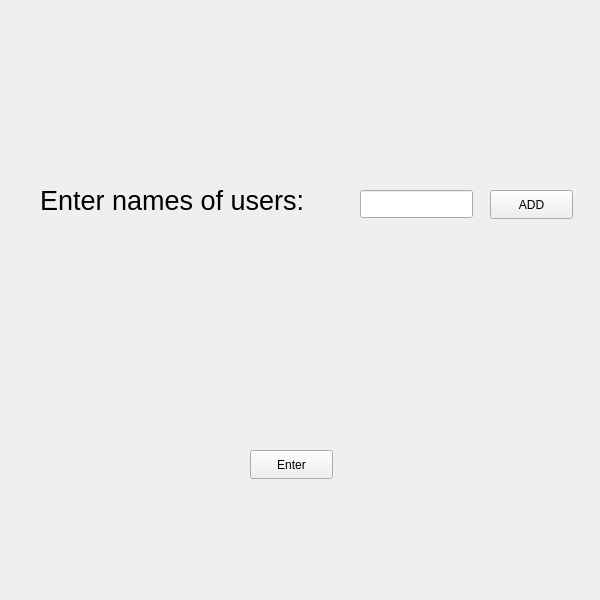
<?xml version="1.0" encoding="UTF-8"?>
<ui version="4.0">
 <class>Form</class>
 <widget class="QWidget" name="Form">
  <property name="geometry">
   <rect>
    <x>0</x>
    <y>0</y>
    <width>600</width>
    <height>600</height>
   </rect>
  </property>
  <property name="windowTitle">
   <string>Form</string>
  </property>
  <widget class="QLabel" name="label">
   <property name="geometry">
    <rect>
     <x>40</x>
     <y>160</y>
     <width>321</width>
     <height>81</height>
    </rect>
   </property>
   <property name="font">
    <font>
     <pointsize>20</pointsize>
    </font>
   </property>
   <property name="text">
    <string>Enter names of users: </string>
   </property>
  </widget>
  <widget class="QLineEdit" name="lineEdit">
   <property name="geometry">
    <rect>
     <x>360</x>
     <y>190</y>
     <width>113</width>
     <height>28</height>
    </rect>
   </property>
  </widget>
  <widget class="QPushButton" name="pushButton">
   <property name="geometry">
    <rect>
     <x>490</x>
     <y>190</y>
     <width>83</width>
     <height>29</height>
    </rect>
   </property>
   <property name="text">
    <string>ADD</string>
   </property>
  </widget>
  <widget class="QPushButton" name="pushButton_2">
   <property name="geometry">
    <rect>
     <x>250</x>
     <y>450</y>
     <width>83</width>
     <height>29</height>
    </rect>
   </property>
   <property name="text">
    <string>Enter</string>
   </property>
  </widget>
 </widget>
 <resources/>
 <connections/>
</ui>
